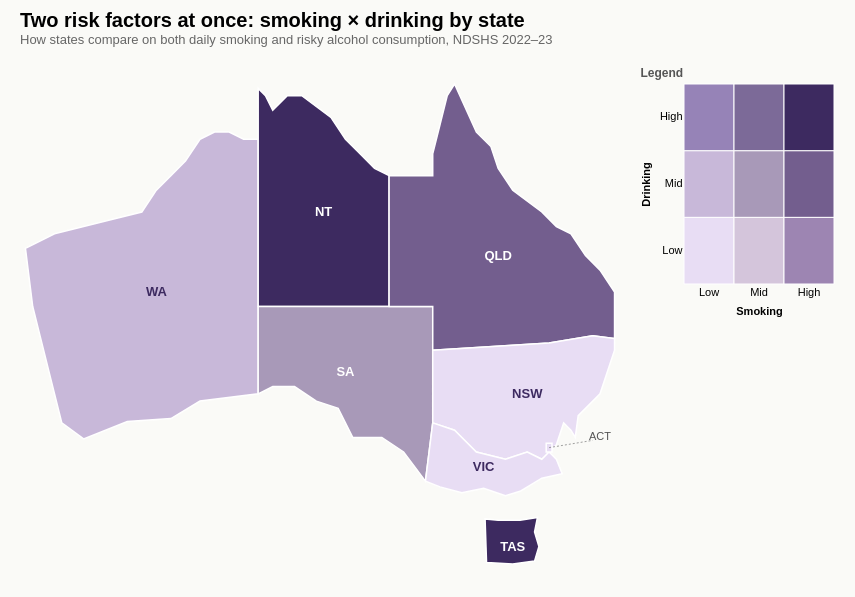

Express this chart as Vega-Lite.
### Vega-Lite specification from a JSON file in a GitHub repository (floating-point values rounded to 4 significant figures)
{"$schema": "https://vega.github.io/schema/vega-lite/v5.json", "title": {"text": "Two risk factors at once: smoking × drinking by state", "subtitle": "How states compare on both daily smoking and risky alcohol consumption, NDSHS 2022–23", "anchor": "start", "fontSize": 20, "subtitleFontSize": 13, "subtitleColor": "#666", "offset": 20}, "config": {"view": {"stroke": null}, "font": "sans-serif"}, "background": "#FAFAF7", "padding": {"left": 20, "right": 20, "top": 10, "bottom": 30}, "hconcat": [{"width": 600, "height": 480, "projection": {"type": "identity", "reflectY": true}, "layer": [{"data": {"values": {"type": "FeatureCollection", "features": [{"type": "Feature", "properties": {"STATE_NAME": "Western Australia", "STATE_CODE": "WA"}, "geometry": {"type": "Polygon", "coordinates": [[[113.0, -22.0], [113.5, -26.0], [114.0, -28.0], [115.0, -32.0], [115.5, -34.0], [117.0, -35.1], [120.0, -33.9], [123.0, -33.7], [125.0, -32.5], [129.0, -32.0], [129.0, -25.0], [129.0, -14.5], [128.0, -14.5], [127.0, -14.0], [126.0, -14.0], [125.0, -14.5], [124.0, -16.0], [123.0, -17.0], [122.0, -18.0], [121.0, -19.5], [119.0, -20.0], [117.0, -20.5], [115.0, -21.0], [113.0, -22.0]]]}}, {"type": "Feature", "properties": {"STATE_NAME": "Northern Territory", "STATE_CODE": "NT"}, "geometry": {"type": "Polygon", "coordinates": [[[129.0, -11.0], [129.0, -26.0], [138.0, -26.0], [138.0, -17.0], [137.0, -16.5], [136.0, -15.5], [135.0, -14.5], [134.0, -13.0], [132.0, -11.5], [131.0, -11.5], [130.0, -12.5], [129.5, -11.5], [129.0, -11.0]]]}}, {"type": "Feature", "properties": {"STATE_NAME": "South Australia", "STATE_CODE": "SA"}, "geometry": {"type": "Polygon", "coordinates": [[[129.0, -26.0], [141.0, -26.0], [141.0, -34.0], [140.5, -38.0], [139.0, -36.0], [137.5, -35.0], [136.5, -35.0], [135.5, -35.0], [134.5, -33.0], [133.0, -32.5], [131.5, -31.5], [130.0, -31.5], [129.0, -32.0], [129.0, -26.0]]]}}, {"type": "Feature", "properties": {"STATE_NAME": "Queensland", "STATE_CODE": "QLD"}, "geometry": {"type": "Polygon", "coordinates": [[[138.0, -17.0], [138.0, -26.0], [141.0, -26.0], [141.0, -29.0], [149.0, -28.5], [152.0, -28.0], [153.5, -28.2], [153.5, -25.0], [152.5, -23.5], [151.5, -22.5], [150.5, -21.0], [149.5, -20.5], [148.5, -19.5], [146.5, -18.0], [145.5, -16.5], [145.0, -15.0], [144.0, -14.0], [142.5, -10.7], [142.0, -11.5], [141.5, -13.5], [141.0, -15.5], [141.0, -17.0], [139.5, -17.0], [138.0, -17.0]]]}}, {"type": "Feature", "properties": {"STATE_NAME": "New South Wales", "STATE_CODE": "NSW"}, "geometry": {"type": "Polygon", "coordinates": [[[141.0, -29.0], [141.0, -34.0], [142.5, -34.5], [144.0, -36.0], [146.0, -36.5], [147.5, -36.0], [148.5, -36.5], [149.0, -36.0], [149.5, -35.5], [150.0, -34.0], [150.5, -34.5], [150.8, -35.0], [151.0, -33.5], [152.5, -32.0], [153.5, -29.0], [153.5, -28.2], [152.0, -28.0], [149.0, -28.5], [141.0, -29.0]]]}}, {"type": "Feature", "properties": {"STATE_NAME": "Victoria", "STATE_CODE": "VIC"}, "geometry": {"type": "Polygon", "coordinates": [[[141.0, -34.0], [140.5, -38.0], [141.5, -38.4], [143.0, -38.8], [144.5, -38.5], [146.0, -39.0], [147.0, -38.7], [148.5, -37.8], [149.9, -37.5], [149.5, -36.5], [149.0, -36.0], [148.5, -36.5], [147.5, -36.0], [146.0, -36.5], [144.0, -36.0], [142.5, -34.5], [141.0, -34.0]]]}}, {"type": "Feature", "properties": {"STATE_NAME": "Tasmania", "STATE_CODE": "TAS"}, "geometry": {"type": "Polygon", "coordinates": [[[144.6, -40.6], [144.7, -43.6], [146.5, -43.7], [148.0, -43.5], [148.3, -42.5], [148.0, -41.5], [148.2, -40.5], [147.0, -40.7], [145.5, -40.7], [144.6, -40.6]]]}}, {"type": "Feature", "properties": {"STATE_NAME": "Australian Capital Territory", "STATE_CODE": "ACT"}, "geometry": {"type": "Polygon", "coordinates": [[[148.8, -35.4], [148.8, -36.0], [149.2, -36.0], [149.2, -35.4], [148.8, -35.4]]]}}]}, "format": {"property": "features"}}, "transform": [{"lookup": "properties.STATE_CODE", "from": {"data": {"values": [{"state": "NSW", "smoke": 7.5, "drink": 31.2, "smoke_class": 0, "drink_class": 0, "bivariate_code": "s0d0", "bivariate_label": "Low smoking, Low drinking", "color": "#E8DDF4", "state_code": "NSW"}, {"state": "Vic", "smoke": 7.6, "drink": 26.4, "smoke_class": 0, "drink_class": 0, "bivariate_code": "s0d0", "bivariate_label": "Low smoking, Low drinking", "color": "#E8DDF4", "state_code": "VIC"}, {"state": "Qld", "smoke": 10.5, "drink": 33.1, "smoke_class": 2, "drink_class": 1, "bivariate_code": "s2d1", "bivariate_label": "High smoking, Mid drinking", "color": "#735E8E", "state_code": "QLD"}, {"state": "WA", "smoke": 7.7, "drink": 33.2, "smoke_class": 0, "drink_class": 1, "bivariate_code": "s0d1", "bivariate_label": "Low smoking, Mid drinking", "color": "#C8B8D9", "state_code": "WA"}, {"state": "SA", "smoke": 9.0, "drink": 32.2, "smoke_class": 1, "drink_class": 1, "bivariate_code": "s1d1", "bivariate_label": "Mid smoking, Mid drinking", "color": "#A899B8", "state_code": "SA"}, {"state": "Tas", "smoke": 11.3, "drink": 34.0, "smoke_class": 2, "drink_class": 2, "bivariate_code": "s2d2", "bivariate_label": "High smoking, High drinking", "color": "#3D2A60", "state_code": "TAS"}, {"state": "ACT", "smoke": 4.8, "drink": 26.8, "smoke_class": 0, "drink_class": 0, "bivariate_code": "s0d0", "bivariate_label": "Low smoking, Low drinking", "color": "#E8DDF4", "state_code": "ACT"}, {"state": "NT", "smoke": 13.1, "drink": 40.4, "smoke_class": 2, "drink_class": 2, "bivariate_code": "s2d2", "bivariate_label": "High smoking, High drinking", "color": "#3D2A60", "state_code": "NT"}]}, "key": "state_code", "fields": ["state", "smoke", "drink", "color", "bivariate_label"]}}], "mark": {"type": "geoshape", "stroke": "white", "strokeWidth": 1.5}, "encoding": {"color": {"field": "color", "type": "nominal", "scale": null, "legend": null}}}, {"data": {"values": [{"lon": 122.0, "lat": -25.0, "label": "WA", "textColor": "#3D2A60"}, {"lon": 133.5, "lat": -19.5, "label": "NT", "textColor": "white"}, {"lon": 135.0, "lat": -30.5, "label": "SA", "textColor": "white"}, {"lon": 145.5, "lat": -22.5, "label": "QLD", "textColor": "white"}, {"lon": 147.5, "lat": -32.0, "label": "NSW", "textColor": "#3D2A60"}, {"lon": 144.5, "lat": -37.0, "label": "VIC", "textColor": "#3D2A60"}, {"lon": 146.5, "lat": -42.5, "label": "TAS", "textColor": "white"}]}, "mark": {"type": "text", "fontSize": 13, "fontWeight": 600}, "encoding": {"longitude": {"field": "lon", "type": "quantitative"}, "latitude": {"field": "lat", "type": "quantitative"}, "text": {"field": "label"}, "color": {"field": "textColor", "type": "nominal", "scale": null, "legend": null}}}, {"data": {"values": [{"x1": 149.0, "y1": -35.7, "x2": 152.0, "y2": -35.2}]}, "mark": {"type": "rule", "stroke": "#888", "strokeWidth": 0.8, "strokeDash": [2, 2]}, "encoding": {"longitude": {"field": "x1", "type": "quantitative"}, "latitude": {"field": "y1", "type": "quantitative"}, "longitude2": {"field": "x2"}, "latitude2": {"field": "y2"}}}, {"data": {"values": [{"lon": 152.5, "lat": -35.0, "label": "ACT"}]}, "mark": {"type": "text", "fontSize": 11, "fontWeight": 500, "color": "#555"}, "encoding": {"longitude": {"field": "lon", "type": "quantitative"}, "latitude": {"field": "lat", "type": "quantitative"}, "text": {"field": "label"}}}]}, {"width": 150, "height": 200, "data": {"values": [{"sc": 0, "dc": 0, "color": "#E8DDF4"}, {"sc": 0, "dc": 1, "color": "#C8B8D9"}, {"sc": 0, "dc": 2, "color": "#9683B7"}, {"sc": 1, "dc": 0, "color": "#D4C5DB"}, {"sc": 1, "dc": 1, "color": "#A899B8"}, {"sc": 1, "dc": 2, "color": "#7C6A98"}, {"sc": 2, "dc": 0, "color": "#9D85B2"}, {"sc": 2, "dc": 1, "color": "#735E8E"}, {"sc": 2, "dc": 2, "color": "#3D2A60"}]}, "title": {"text": "Legend", "fontSize": 12, "anchor": "start", "color": "#555"}, "mark": {"type": "rect", "stroke": "white", "strokeWidth": 1}, "encoding": {"x": {"field": "sc", "type": "ordinal", "title": "Smoking", "axis": {"labelExpr": "datum.value == 0 ? 'Low' : datum.value == 1 ? 'Mid' : 'High'", "labelFontSize": 11, "labelAngle": 0, "titleFontSize": 11, "titlePadding": 8, "domain": false, "ticks": false, "orient": "bottom"}}, "y": {"field": "dc", "type": "ordinal", "sort": "descending", "title": "Drinking", "axis": {"labelExpr": "datum.value == 0 ? 'Low' : datum.value == 1 ? 'Mid' : 'High'", "labelFontSize": 11, "titleFontSize": 11, "titlePadding": 8, "domain": false, "ticks": false}}, "color": {"field": "color", "type": "nominal", "scale": null, "legend": null}}}]}
